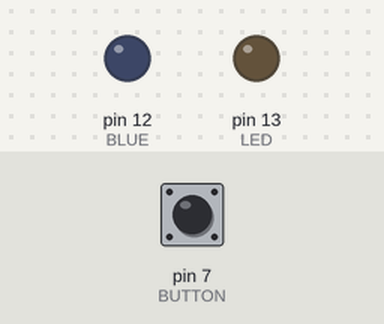
Recording of a sketch running on a simulated Arduino Uno, built with avr-gcc and run on an emulated ATmega328P. Shown: output pins drawn as LEDs (lit = HIGH). Inputs (shaded band) come from the test bench; at power-on: pin 7 (BUTTON) LOW.

Above: at 1.2 s.
1.3 s: pin 7 (BUTTON) pulled HIGH for 0.15 s
At 1.6 s:
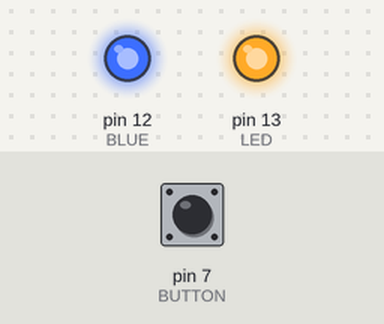
2.9 s: pin 7 (BUTTON) pulled HIGH for 1 s
At 4.0 s:
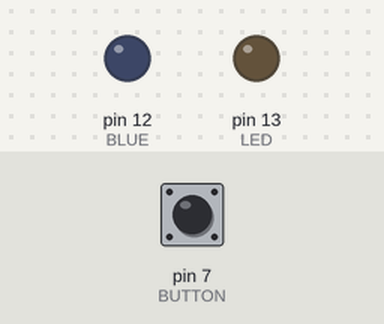
5.4 s: pin 7 (BUTTON) pulled HIGH for 3.2 s
At 5.9 s:
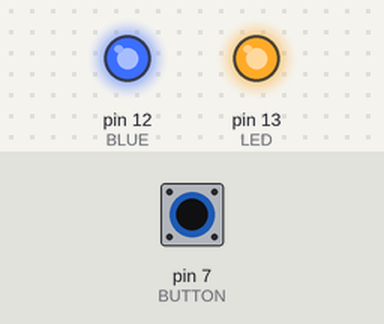
Timing chart, 0 to 8.4 s (numbered marks = the images above; inputs shaded):
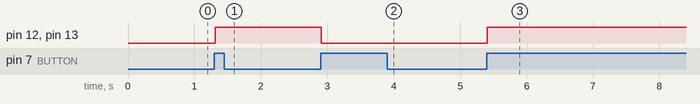

Measured:
- after the input at 1.3 s, pin 12 (BLUE), pin 13 (LED): LOW → HIGH at once
- after the input at 2.9 s, pin 12 (BLUE), pin 13 (LED): HIGH → LOW at once
- after the input at 5.4 s, pin 12 (BLUE), pin 13 (LED): LOW → HIGH at once

The sketch:

Button_Press.ino
```cpp
// Example 02: Turn on LED while the button is pressed

#define LED 13 // LED is pin 13
#define BUTTON 7 // button is input 7
#define BLUE 12

int val = 0; // used to store input state
int state = 0; // 0 = off, 1 = on
int old_val = 0; // stores previous value for val

void setup( ) {
  pinMode(LED, OUTPUT);
  pinMode(BUTTON, INPUT);
  pinMode(BLUE, OUTPUT);
}

void loop () {
  val = digitalRead(BUTTON);

  if ( (val == HIGH) && (old_val == LOW)) {
    state = 1 - state;
    delay (10);
  }

  old_val = val;

  if (state == 1) {
    digitalWrite(LED,HIGH);
    digitalWrite(BLUE, HIGH);

  }

  else {
    digitalWrite(LED, LOW);
    digitalWrite(BLUE, LOW);
  }

}
```
